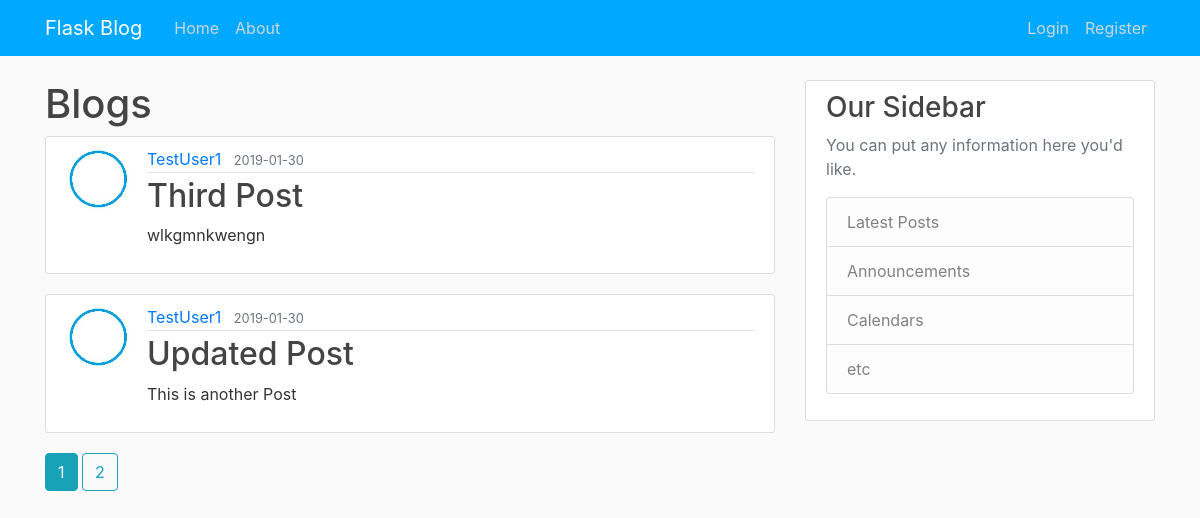
Page /home on the earlier database version.
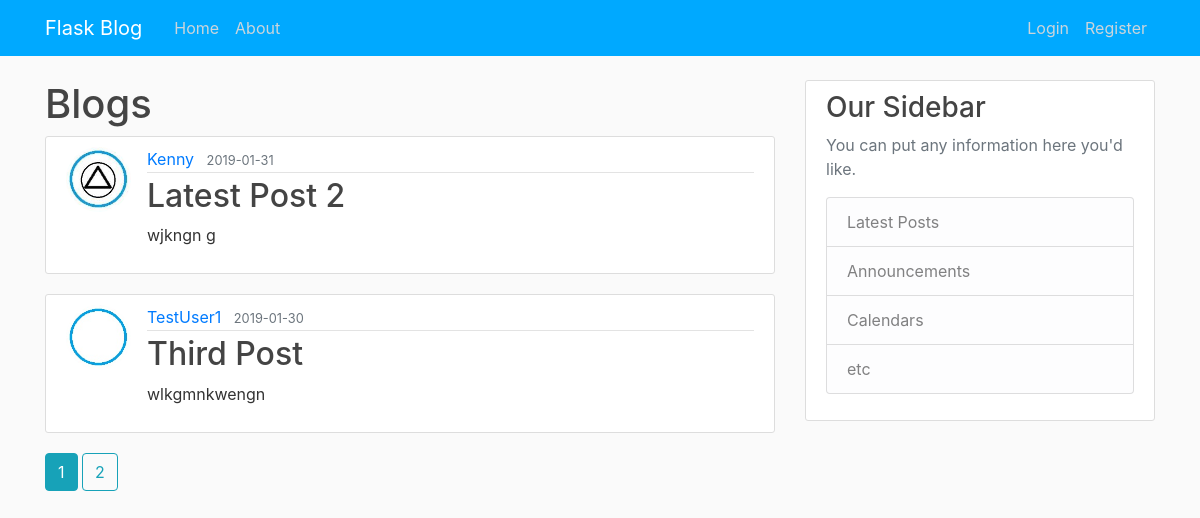
Same page on the later database version.
### flask_blog/models.py (models this page shows, shortened)
class Post(db.Model):
	id = db.Column(db.Integer, primary_key=True)
	title = db.Column(db.String(100), nullable=False)
	date_posted = db.Column(db.DateTime, nullable=False, default=datetime.utcnow)
	content = db.Column(db.Text, nullable=False)
	user_id = db.Column(db.Integer, db.ForeignKey('user.id'), nullable=False)

class User(db.Model, UserMixin):
	id = db.Column(db.Integer, primary_key=True)
	username = db.Column(db.String(20), unique=True, nullable=False)
	email = db.Column(db.String(120), unique=True, nullable=False)
	image_file = db.Column(db.String(20), default='default.jpg', nullable=False)
	password = db.Column(db.String(60), nullable=False)
	posts = db.relationship('Post', backref='author', lazy=True)

### flask_blog/main/routes.py (the view)
@main.route('/')
@main.route('/home')
def index():
	page = request.args.get('page', 1, type=int)
	posts = Post.query.order_by(Post.date_posted.desc()).paginate(page=page, per_page=2)
	return render_template('index.html', posts=posts, title='Index')

### flask_blog/templates/index.html
{% extends 'layout.html' %}
{% block content %}
<h1>Blogs</h1>
{% for post in posts.items %}
<article class="media content-section">
	<img class="rounded-circle article-img" src="{{ url_for('static', filename='profile_pics/' + post.author.image_file) }}">
    <div class="media-body">
        <div class="article-metadata">
            <a class="mr-2" href="{{ url_for('users.user_posts', username=post.author.username) }}">{{ post.author.username }}</a>
            <small class="text-muted">{{ post.date_posted.strftime('%Y-%m-%d') }}</small>
        </div>
        <h2><a class="article-title" href="{{ url_for('posts.post', post_id=post. id) }}">{{ post.title }}</a></h2>
        <p class="article-content">{{ post.content }}</p>
    </div>
</article>
{% endfor %}
{% for page_num in posts.iter_pages(left_edge=1, right_edge=1, left_current=1, right_current=2) %}
	{% if page_num %}
		{% if posts.page == page_num %}
			<a class="btn btn-info mb-4" href="{{ url_for('main.index', page=page_num) }}">{{ page_num }}</a>
		{% else %}
			<a class="btn btn-outline-info mb-4" href="{{ url_for('main.index', page=page_num) }}">{{ page_num }}</a>
		{% endif %}
	{% else %}
	...
	{% endif %}
{% endfor %}
{% endblock content %}

Differences in the rows shown:
no longer on this page (row unchanged): Post: image_file (placeholder picture), author.username "TestUser1", date_posted "2019-01-30", title "Updated Post", content "This is another Post"
added Post: image_file (picture), author.username "Kenny", date_posted "2019-01-31", title "Latest Post 2", content "wjkngn g"
